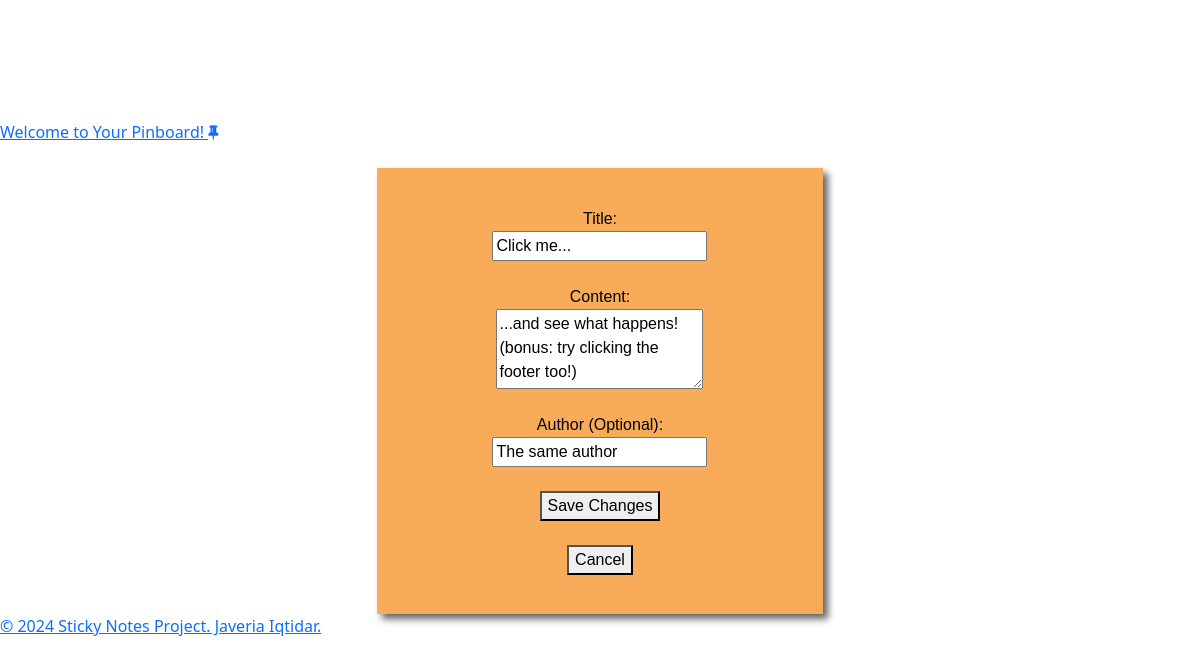
/edit/8/ (signed in), run on the app's committed database.
### notes_app/models.py (models this page shows, shortened)
class StickyNote(models.Model):
    title = models.CharField(max_length=30)
    content = models.CharField(max_length=200)
    created_on = models.DateTimeField(auto_now_add=True)
    author = models.CharField(max_length=30, null=True, blank=True)

### notes_app/views.py (the view, shortened to what this page needs)
# urls.py: path("edit/<int:note_id>/", views.edit_note, name="edit_note"),
@permission_required('notes_app.change_stickynote', login_url='index')
def edit_note(request, note_id):
    note = get_object_or_404(StickyNote, id=note_id)
    return render(request, "edit_note.html", {"note": note})

### notes_app/templates/edit_note.html (shortened to what this page needs)
{% extends 'base.html' %}
{% block body %}
<div class="container bootstrap snippets bootdey">
    <div class="form-container">
        <div class="note-form">
            <form method="post">
                <label for="title">Title:</label>
                <input type="text" id="title" name="title" value="{{ note.title }}"><br>
                <label for="content">Content:</label>
                <textarea id="content" name="content">{{ note.content }}</textarea><br>
                <label for="author">Author (Optional):</label>
                <input type="text" id="author" name="author" value="{{ note.author }}"><br>
                <button type="submit">Save Changes</button><br>
                <a href="{% url 'view_note' note.id %}"><button type="button">Cancel</button></a>
            </form>
        </div>
    </div>
</div>
{% endblock %}

### notes_app/static/style.css (style rules this page uses)
body { padding-top: 100px; margin-top: 20px; background-image: url("https://images.unsplash.com/photo-1558051815-0f18e64e6280?q=80&w=1000&auto=format&fit=crop&ixlib=rb-4.0.3&ixid=M3wxMjA3fDB8MHxzZWFyY2h8Mnx8Y29yayUyMGJvYXJkfGVufDB8fDB8fHww"); }
.form-container { position: relative; background-color: #f8ac59; color: #000000; font-family: Arial, Helvetica, sans-serif; text-align: center; margin: 0 auto; width: 40%; padding-top: 40%; box-sizing: border-box; box-shadow: 5px 5px 7px rgba(33, 33, 33, 0.7); min-width: 300px; min-height: 300px; }
.note-form { position: absolute; width: 100%; height: 100%; top: 0; left: 0; padding: 20px; box-sizing: border-box; display: flex; flex-direction: column; justify-content: space-between; }
.note-form form { display: flex; flex-direction: column; justify-content: center; align-items: center; height: 100%; }
.note-form textarea { min-height: 80px; }

### data on the page
StickyNote: title "Click me...", content "...and see what happens! (bonus: try clicking the footer too!)", author "The same author"
